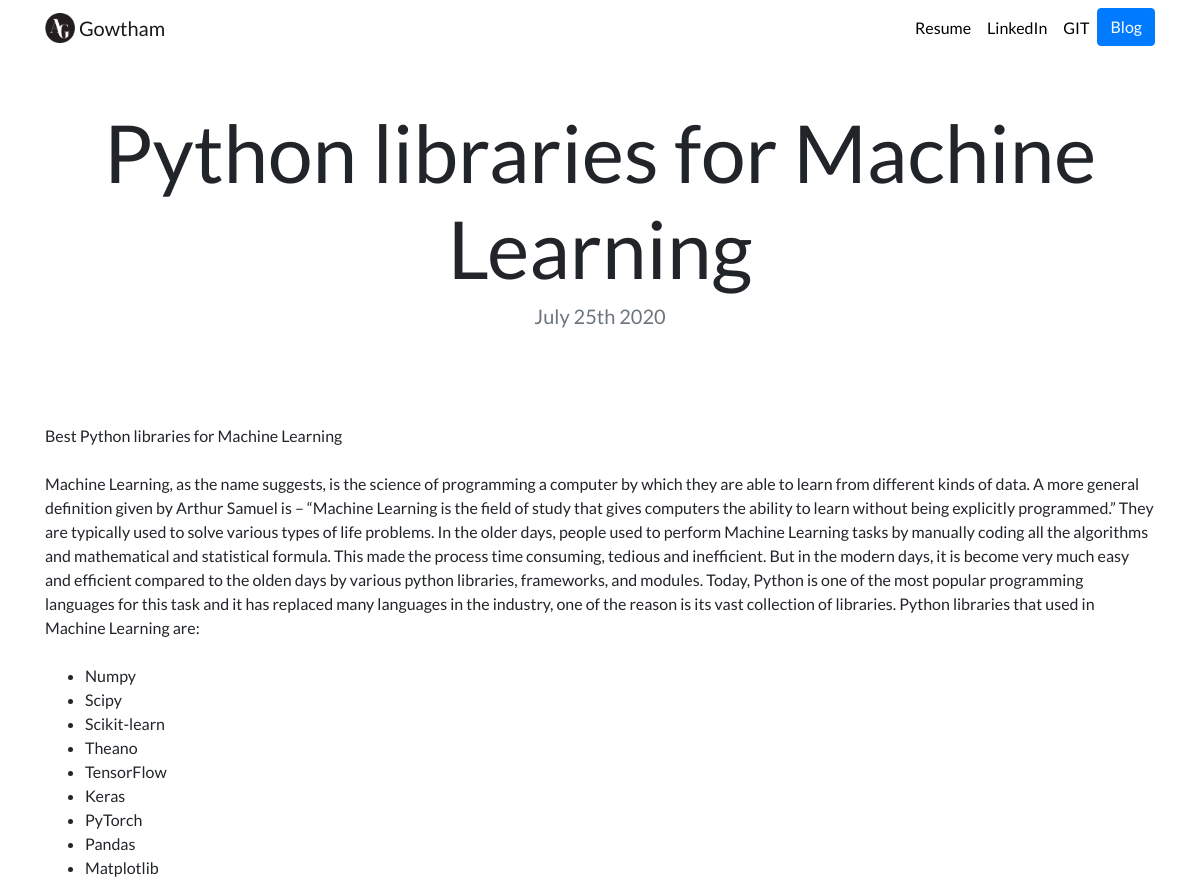
Page /blog/3/ on the committed database.
### blog/models.py (models this page shows, shortened)
class Blog(models.Model):
    title = models.CharField(max_length=150)
    description = models.TextField()
    date = models.DateField()

### blog/views.py (the view)
# urls.py: path('<int:blog_id>/', views.detail, name='detail'),
def detail(request, blog_id):
    blog = get_object_or_404(Blog, pk=blog_id)
    return render(request, 'blog/detail.html', {'blog':blog})

### blog/templates/blog/detail.html
{% extends "portfolio/base.html" %}
{% load static %}
{% block content %}
<h1 class="text-center mt-5" id="blogdetailtitle">{{ blog.title }}</h1>
<h5 class="text-center text-muted mb-5">{{ blog.date|date:'F jS Y' }}</h5>
{{ blog.description|safe }}
{% endblock %}

### portfolio/static/portfolio/custom.css (style rules this page uses)
body { font-family: 'Lato', sans-serif; }
@media (min-width: 992px) { #blogdetailtitle { font-size: 5rem; } }

### rows in the picture
Blog: title "Python libraries for Machine Learning", date "July 25th 2020", description "Best Python libraries for Machine Learning Machine Learning, as the name suggests, is the science of programming a computer by which they are able to learn from different kinds of data. A more general definition given by Arthur Samuel is – “Machine Learning is the field of study that gives computers the ability to learn without being explicitly programmed.” They are typically used to solve various types of life problems. In the older days, people used to perform Machine Learning tasks by manually coding all the algorithms and mathematical and statistical formula. This made the process time consuming, tedious and inefficient. But in the modern days, it is become very much easy and efficient…"
